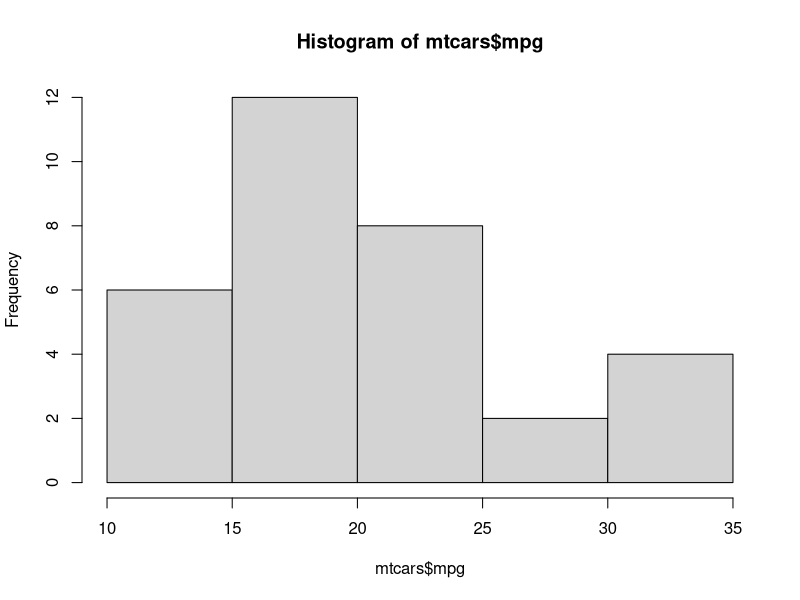
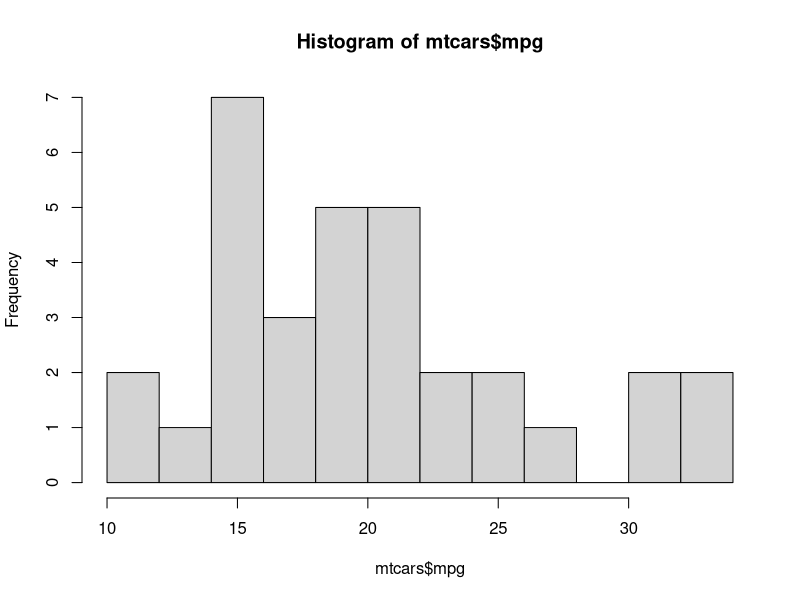
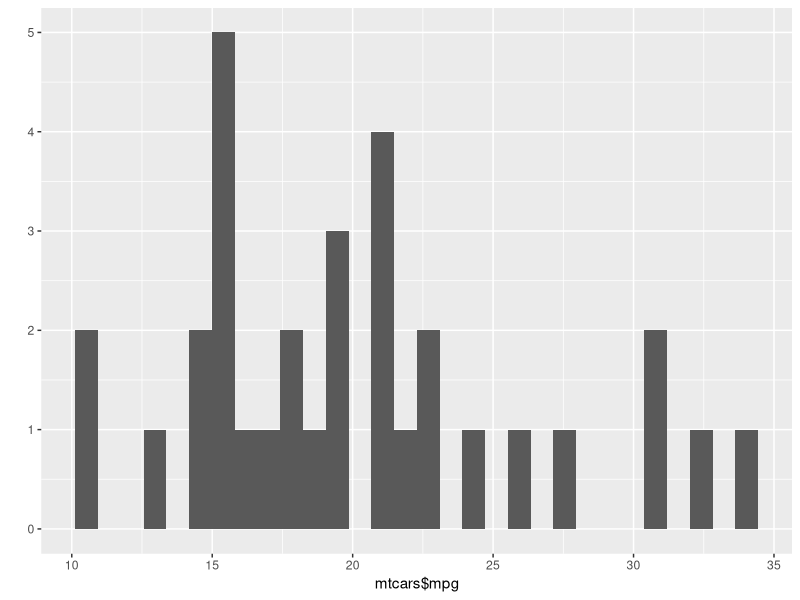
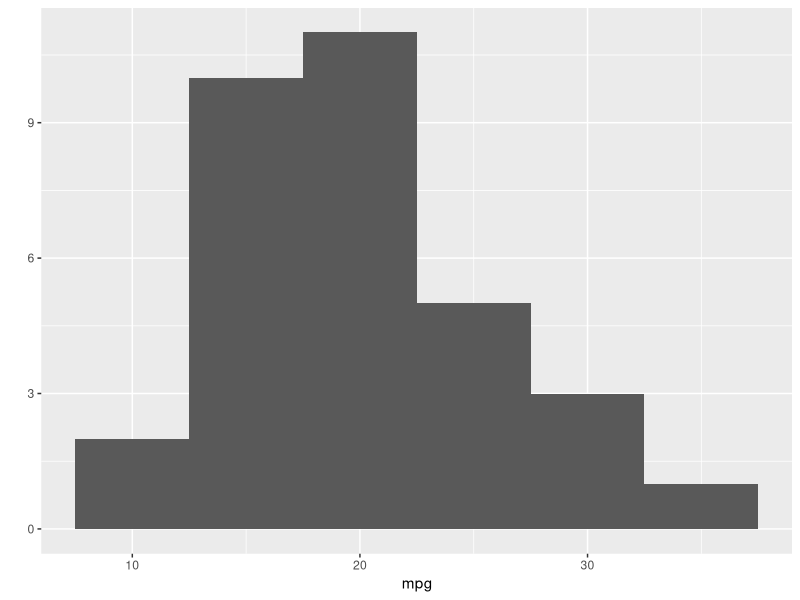
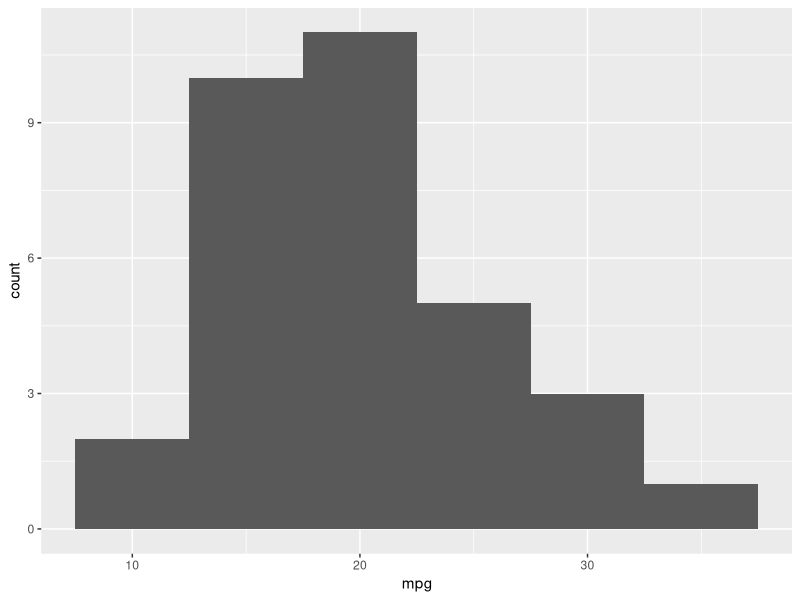
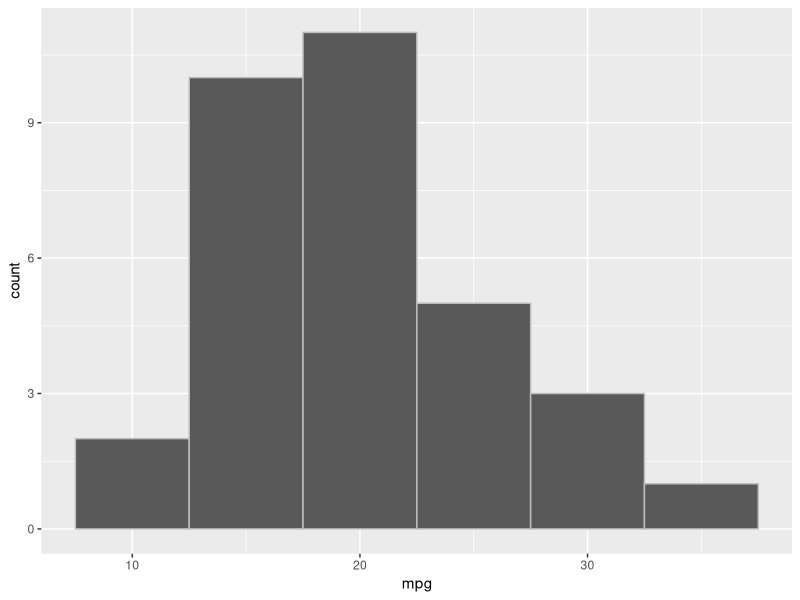

Generate these figures, in order, with R:
library(ggplot2)    # always load ggplot2 library first

# === basic ===
hist(mtcars$mpg)
hist(mtcars$mpg, breaks=10)

# === qplot() ===
qplot(mtcars$mpg)   # a warning message will be shown
qplot(mpg, data=mtcars, binwidth=5)

# === ggplot() ===
ggplot(mtcars, aes(x=mpg)) + geom_histogram(binwidth=5)
ggplot(mtcars, aes(x=mpg)) + geom_histogram(binwidth=5, color='grey')